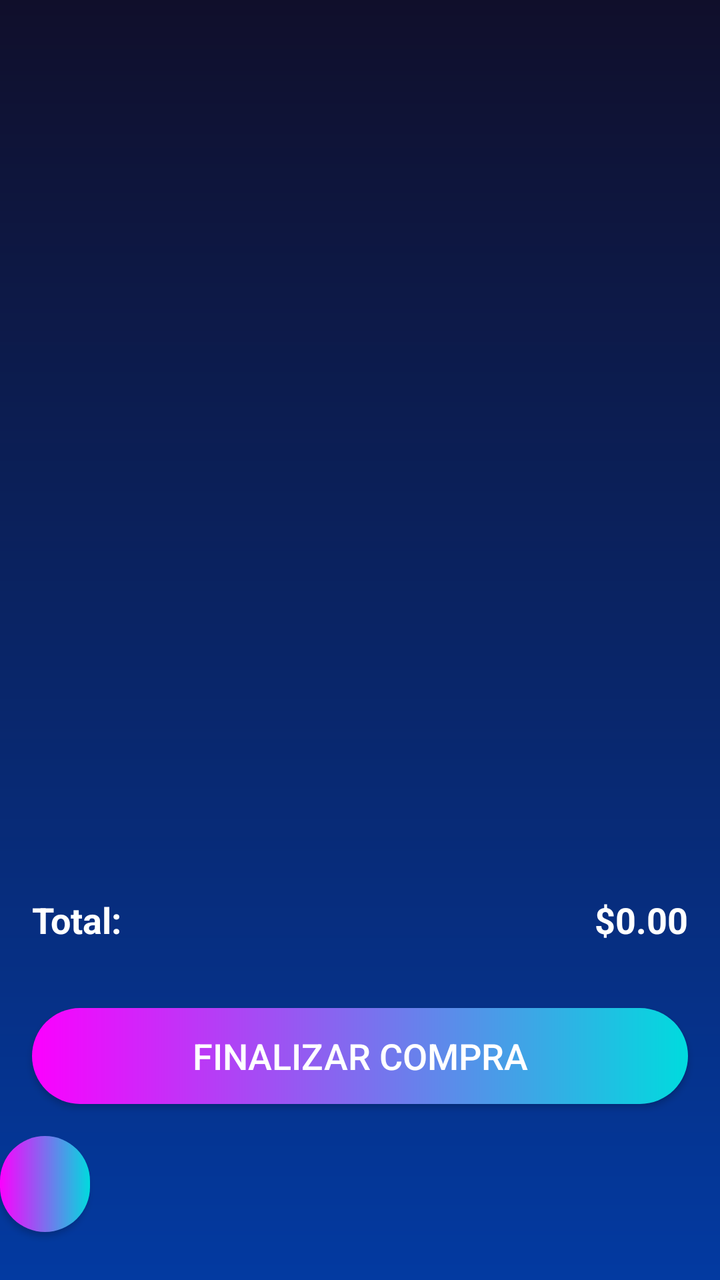
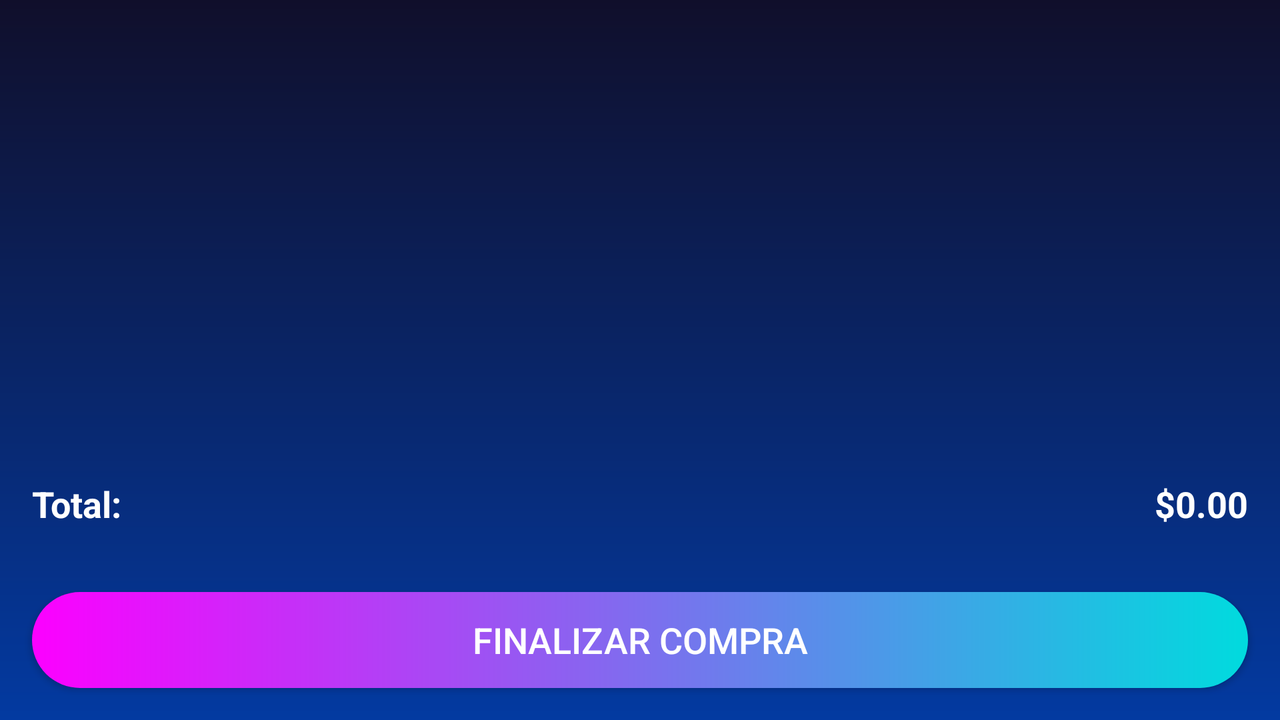

An Android layout and its configuration variant, each rendered on a device that would load it. The default file and the variant file are quoted in full after the pictures.
<!-- AndroidManifest.xml: application theme Theme.MiraVereda -->
<!-- res/layout/activity_carrito.xml -->
<?xml version="1.0" encoding="utf-8"?>
<LinearLayout xmlns:android="http://schemas.android.com/apk/res/android"
    xmlns:tools="http://schemas.android.com/tools"
    android:layout_width="match_parent"
    android:layout_height="match_parent"
    android:background="@drawable/fondo"
    android:orientation="vertical"
    tools:context="es.ieslavereda.activities.CarritoActivity">

    
    <androidx.recyclerview.widget.RecyclerView
        android:id="@+id/recyclerViewCarrito"
        android:layout_width="match_parent"
        android:layout_height="0dp"
        android:layout_weight="1"
        android:clipToPadding="false"
        android:padding="16dp"
        android:scrollbars="vertical" />

    
    <LinearLayout
        android:layout_width="match_parent"
        android:layout_height="wrap_content"
        android:orientation="horizontal"
        android:padding="16dp">

        <TextView
            android:layout_width="0dp"
            android:layout_height="wrap_content"
            android:layout_weight="1"
            android:text="Total:"
            android:textColor="@color/white"
            android:textSize="18sp"
            android:textStyle="bold" />

        <TextView
            android:id="@+id/textViewTotal"
            android:layout_width="wrap_content"
            android:layout_height="wrap_content"
            android:text="$0.00"
            android:textColor="@color/white"
            android:textSize="18sp"
            android:textStyle="bold" />
    </LinearLayout>

    <Button
        android:id="@+id/buttonFinalizar"
        android:layout_width="match_parent"
        android:layout_height="wrap_content"
        android:layout_margin="16dp"
        android:background="@drawable/boton_custom"
        android:text="Finalizar Compra"
        android:textColor="@color/white"
        android:textSize="18sp" />

    <Button
        android:id="@+id/buttonVolverCarrito"
        android:layout_width="45dp"
        android:layout_height="48dp"
        android:layout_marginBottom="24dp"
        android:background="@drawable/boton_custom"
        android:drawableStart="@drawable/icono_volver_blanco"
        android:paddingLeft="10dp"
        android:textColor="#FFFFFF" />

</LinearLayout>
<!-- resources referenced by this layout -->
<resources>
  <color name="white">#FFFFFFFF</color>
  <!-- drawable boton_custom (drawable) -->
  <?xml version="1.0" encoding="utf-8"?>
  <shape xmlns:android="http://schemas.android.com/apk/res/android" android:shape="rectangle">
      <gradient android:startColor="#fc00ff" android:endColor="#00dbde" android:type="linear"/>
      <corners android:radius="50dp"/>
  </shape>
  <!-- drawable fondo (drawable) -->
  <?xml version="1.0" encoding="utf-8"?>
  <shape xmlns:android="http://schemas.android.com/apk/res/android" android:shape="rectangle">
      <gradient android:startColor="#100f2b" android:endColor="#033aa1" android:type="linear" android:angle="270"/>
  </shape>
  <style name="Theme.MiraVereda" parent="Theme.MaterialComponents.DayNight.NoActionBar.Bridge">
          
          <item name="colorPrimary">@color/black</item>
          <item name="colorPrimaryVariant">@color/black</item>
          <item name="colorOnPrimary">@color/black</item>
          
          <item name="colorSecondary">@color/black</item>
          <item name="colorSecondaryVariant">@color/black</item>
          <item name="colorOnSecondary">@color/black</item>
          
          <item name="android:statusBarColor">?attr/colorPrimaryVariant</item>
          <item name="android:navigationBarColor">?attr/colorPrimaryVariant</item>
          
      </style>
  <color name="black">#000000</color>
</resources>
<!-- res/layout-land/activity_carrito.xml (the repository's variant of the layout above) -->
<!-- drawn on the phone turned sideways -->
<?xml version="1.0" encoding="utf-8"?>
<LinearLayout xmlns:android="http://schemas.android.com/apk/res/android"
    xmlns:tools="http://schemas.android.com/tools"
    android:layout_width="match_parent"
    android:layout_height="match_parent"
    android:background="@drawable/fondo"
    android:orientation="vertical"
    tools:context="es.ieslavereda.activities.CarritoActivity">

    
    <androidx.recyclerview.widget.RecyclerView
        android:id="@+id/recyclerViewCarrito"
        android:layout_width="match_parent"
        android:layout_height="0dp"
        android:layout_weight="1"
        android:clipToPadding="false"
        android:padding="16dp"
        android:scrollbars="vertical" />

    
    <LinearLayout
        android:layout_width="match_parent"
        android:layout_height="wrap_content"
        android:orientation="horizontal"
        android:padding="16dp">

        <TextView
            android:layout_width="0dp"
            android:layout_height="wrap_content"
            android:layout_weight="1"
            android:text="Total:"
            android:textColor="@color/white"
            android:textSize="18sp"
            android:textStyle="bold" />

        <TextView
            android:id="@+id/textViewTotal"
            android:layout_width="wrap_content"
            android:layout_height="wrap_content"
            android:text="$0.00"
            android:textColor="@color/white"
            android:textSize="18sp"
            android:textStyle="bold" />
    </LinearLayout>

    
    <Button
        android:id="@+id/buttonFinalizar"
        android:layout_width="match_parent"
        android:layout_height="wrap_content"
        android:layout_margin="16dp"
        android:background="@drawable/boton_custom"
        android:text="Finalizar Compra"
        android:textColor="@color/white"
        android:textSize="18sp" />
</LinearLayout>
